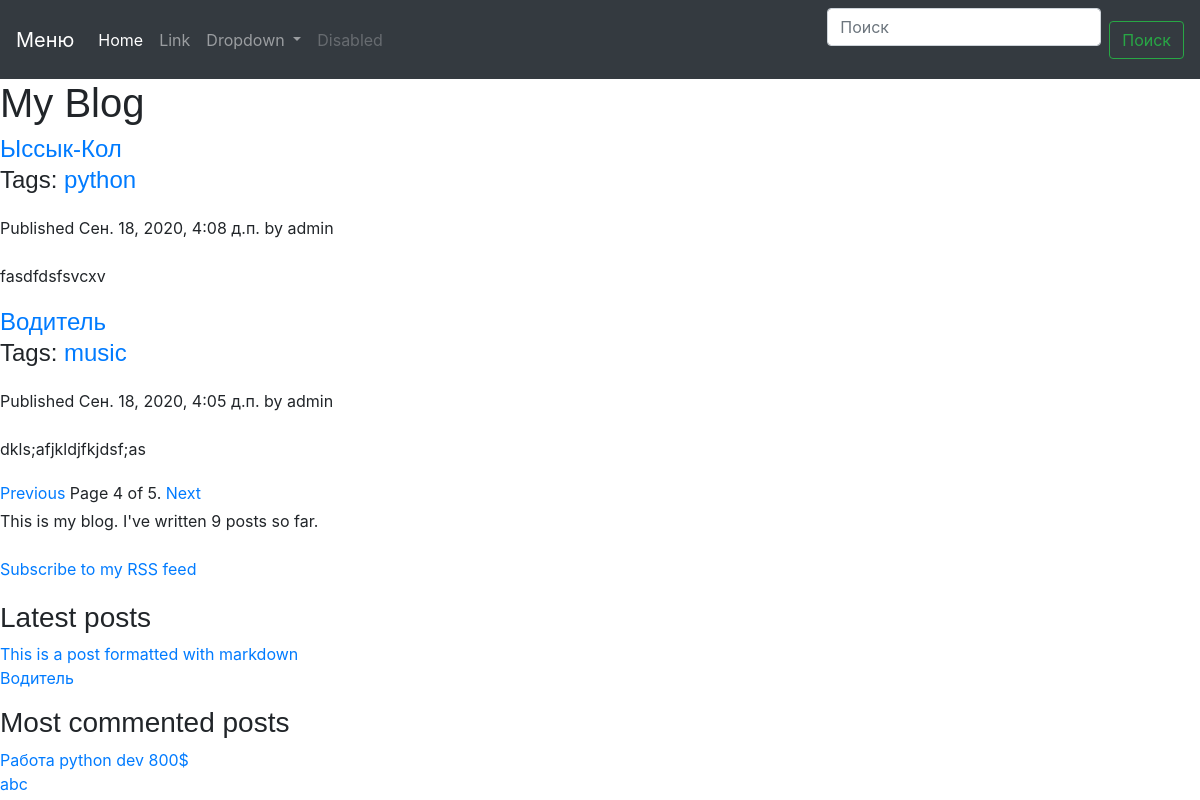
The app's page /blog/?page=4 with its own data.
### blog/models.py (models this page shows, shortened)
class Post(models.Model):
    STATUS_CHOICES = (
        ('draft', 'Draft'),
        ('published', 'Published'),
        )
    title = models.CharField(max_length=250)
    slug = models.SlugField(max_length=250,unique_for_date='publish')
    author = models.ForeignKey(User,on_delete=models.CASCADE,
    related_name='blog_posts')
    body = models.TextField()
    publish = models.DateTimeField(default=timezone.now)
    created = models.DateTimeField(auto_now_add=True)
    updated = models.DateTimeField(auto_now=True)
    status = models.CharField(max_length=10,choices=STATUS_CHOICES,default='draft')
    objects = models.Manager() # Менеджер по умолчанию.
    published = PublishedManager() # Наш новый менеджер.
    tags = TaggableManager()
    def get_absolute_url(self):
        return reverse('blog:post_detail', args=[self.publish.year, self.publish.month, self.publish.day, self.slug])
    class Meta:
        ordering = ('-publish',)

### blog/views.py (the view)
# urls.py: path('', views.post_list, name='post_list'),
def post_list(request, tag_slug=None):
    object_list = Post.published.all()
    tag = None
    if tag_slug:
        tag = get_object_or_404(Tag, slug=tag_slug)
        object_list = object_list.filter(tags__in=[tag])
    paginator = Paginator(object_list, 2) # По 2 статьи на каждой странице.
    page = request.GET.get('page')
    try:
        posts = paginator.page(page)
    except PageNotAnInteger:
        posts = paginator.page(1)
    except EmptyPage:
        posts = paginator.page(paginator.num_pages)
    return render(request,'blog/post/list.html', {'page': page, 'posts': posts, 'tag': tag})

### blog/models.py (called while the page is built)
    def get_queryset(self):
        return super().get_queryset().filter(status='published')

### blog/templatetags/blog_tags.py (called while the page is built)
@register.simple_tag
def get_most_commented_posts(count=2):
    return Post.published.annotate(total_comments=Count('comments')) .order_by('-total_comments')[:count]

@register.simple_tag
def total_posts():
    return Post.published.count()

@register.inclusion_tag('blog/post/latest_posts.html')
def show_latest_posts(count=5):
    latest_posts = Post.published.order_by('-publish')[:count]
    return {'latest_posts': latest_posts}

@register.filter(name='markdown')
def markdown_format(text):
    return mark_safe(markdown.markdown(text))

### blog/templates/blog/post/list.html (shortened to what this page needs)
{% extends "blog/base.html" %}
{% load blog_tags %}
{% block content %}
<head>
    <link rel="stylesheet" href="https://stackpath.bootstrapcdn.com/bootstrap/4.5.2/css/bootstrap.min.css">
</head>
<body>
    <nav class="navbar navbar-expand-lg navbar-dark bg-dark">
        <a class="navbar-brand" href="#">Меню</a>
        <div class="collapse navbar-collapse" id="navbarSupportedContent">
          <ul class="navbar-nav mr-auto">
            <li class="nav-item active">
              <a class="nav-link" href="#">Home <span class="sr-only">(current)</span></a>
            </li>
            <li class="nav-item">
              <a class="nav-link" href="#">Link</a>
            </li>
            <li class="nav-item dropdown">
              <a class="nav-link dropdown-toggle" href="#" id="navbarDropdown" role="button" data-toggle="dropdown" aria-haspopup="true" aria-expanded="false">
                Dropdown
              </a>
            </li>
            <li class="nav-item">
              <a class="nav-link disabled" href="#" tabindex="-1" aria-disabled="true">Disabled</a>
            </li>
          </ul>
          <form class="form-inline my-2 my-lg-0">
            <input class="form-control mr-sm-2" type="search" placeholder="Поиск" aria-label="Search">
            <button class="btn btn-outline-success my-2 my-sm-0" type="submit">Поиск</button>
          </form>
        </div>
    </nav>
</body>
    <h1>My Blog</h1>
    {% for post in posts %}
        <h4>
            <a href="{{ post.get_absolute_url }}">{{ post.title }}</a>
            <p class="tags"> Tags:
                {% for tag in post.tags.all %}
                    <a href="{% url 'blog:post_list_by_tag' tag.slug %}">
                    {{ tag.name }}
                    </a>
                {% endfor %}
            </p>
        </h4>
        <p class="date">Published {{ post.publish }} by {{ post.author }}</p>
        {{ post.body|markdown|truncatewords_html:30 }}
    {% endfor %}
    {% include 'blog/pagination.html' with page=posts %}
{% endblock %}

### blog/templates/blog/base.html (shortened to what this page needs)
{% load blog_tags %}
{% load static %}
<!DOCTYPE html>
<html>
<head>
    <link href="{% static 'css/blog.css' %}" rel="stylesheet">
</head>
<body>
    <div id="content">
        {% block content %}{% endblock %}
    </div>
    <div id="sidebar">
    <p>This is my blog. I've written {% total_posts %} posts so far.</p>
    <p><a href="{% url "blog:post_feed" %}">Subscribe to my RSS feed</a></p>
    <h3>Latest posts</h3>
    {% show_latest_posts 2 %}
    <h3>Most commented posts</h3>
    {% get_most_commented_posts as most_commented_posts %}
    <ul>
        {% for post in most_commented_posts %}
            <li><a href="{{ post.get_absolute_url }}">{{ post.title }}</a></li>
        {% endfor %}
    </ul>
    </div>
</body>
</html>

### blog/templates/blog/post/latest_posts.html
<ul>
    {% for post in latest_posts %}
        <li><a href="{{ post.get_absolute_url }}">{{ post.title }}</a></li>
    {% endfor %}
</ul>

### blog/static/css/blog.css (style rules this page uses)
body { font-size: 14px; font-weight: 300; line-height: 24px; height: 100%; font-family: 'Poppins', sans-serif; color: #232323; }
html, body { height: 100% }
h1, h2, h3, h4, h5, h6 { font-family: 'Montserrat', sans-serif; }
a { text-decoration: none; -webkit-transition: all 0.4s; -webkit-transition: all 0.2s; transition: all 0.2s; color: #000; }
p { line-height: 32px; }
ul, li { margin: 0; padding: 0; list-style: none; }
.navbar { margin: 0; }
.form-control { display: block; border: 0px; width: 100%; height: 45px; padding: 5px 10px; font-size: 16px; line-height: 1.42857143; color: #333; background-color: #F7F7F7; background-image: none; border-radius: 0px; box-shadow: none; margin-bottom: 25px; }

### records on screen
Post: title "Ыссык-Кол", publish "Сен. 18, 2020, 4:08 д.п.", author "admin", body "fasdfdsfsvcxv"
Tag: name "python"
Post: title "Водитель", publish "Сен. 18, 2020, 4:05 д.п.", author "admin", body "dkls;afjkldjfkjdsf;as"
Tag: name "music"
Post: title "This is a post formatted with markdown"
Post: title "Водитель"
Post: title "Работа python dev 800$"
Post: title "abc"

### other values on screen
{{ page.number }} "4"
{{ page.paginator.num_pages }} "5"
